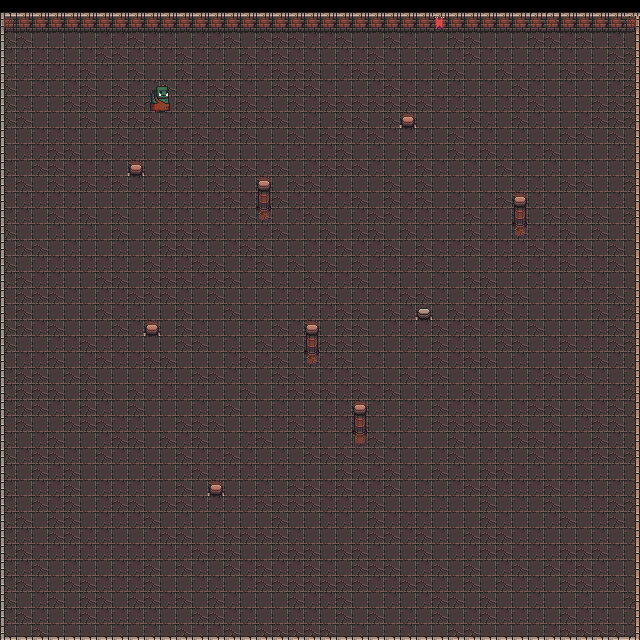

This game map was drawn from its Tiled (.tmx) file and the tilesets committed beside it. A one-line description and the trimmed map source follow:
An orthogonal 40x40 tile map with 16x16 px tiles, 3 tile layers (Tile Layer 1, Tile Layer 2, collider).

<map version="1.5" tiledversion="1.7.2" orientation="orthogonal" renderorder="right-down" width="40" height="40" tilewidth="16" tileheight="16" infinite="0" nextlayerid="4" nextobjectid="1">
 <tileset firstgid="1" source="tileset.tsx" />
 <layer id="1" name="Tile Layer 1" width="40" height="40">
  <data>[1600 cells, 1600 non-empty, 10 distinct tile ids]</data>
 </layer>
 <layer id="2" name="Tile Layer 2" width="40" height="40">
  <data>[1600 cells, 138 non-empty, 16 distinct tile ids]</data>
 </layer>
 <layer id="3" name="collider" width="40" height="40" opacity="0.3">
  <data>[1600 cells, 56 non-empty, 1 distinct tile ids]</data>
 </layer>
</map>
